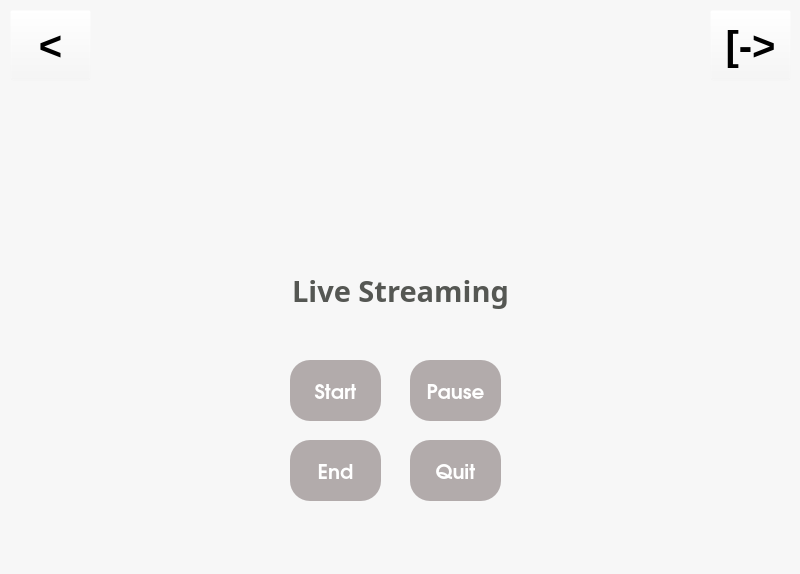
<?xml version="1.0" encoding="UTF-8"?>
<ui version="4.0">
 <class>MainWindow</class>
 <widget class="QMainWindow" name="MainWindow">
  <property name="geometry">
   <rect>
    <x>0</x>
    <y>0</y>
    <width>800</width>
    <height>574</height>
   </rect>
  </property>
  <property name="windowTitle">
   <string>MainWindow</string>
  </property>
  <property name="styleSheet">
   <string notr="true">background-color: rgb(247, 247, 247);</string>
  </property>
  <widget class="QWidget" name="centralwidget">
   <widget class="QLabel" name="label_2">
    <property name="geometry">
     <rect>
      <x>240</x>
      <y>260</y>
      <width>321</width>
      <height>61</height>
     </rect>
    </property>
    <property name="font">
     <font>
      <family>Ubuntu Condensed</family>
      <pointsize>22</pointsize>
      <weight>75</weight>
      <bold>true</bold>
     </font>
    </property>
    <property name="styleSheet">
     <string notr="true">color: rgb(85, 87, 83);</string>
    </property>
    <property name="text">
     <string>Live Streaming</string>
    </property>
    <property name="alignment">
     <set>Qt::AlignCenter</set>
    </property>
   </widget>
   <widget class="QPushButton" name="quit">
    <property name="geometry">
     <rect>
      <x>410</x>
      <y>440</y>
      <width>91</width>
      <height>61</height>
     </rect>
    </property>
    <property name="font">
     <font>
      <family>URW Gothic L</family>
      <pointsize>15</pointsize>
      <weight>75</weight>
      <bold>true</bold>
     </font>
    </property>
    <property name="styleSheet">
     <string notr="true">background-color:rgb(178, 171, 171);
color: rgb(255, 255, 255);
border-radius: 20px;</string>
    </property>
    <property name="text">
     <string>Quit</string>
    </property>
   </widget>
   <widget class="QPushButton" name="logout">
    <property name="geometry">
     <rect>
      <x>710</x>
      <y>10</y>
      <width>81</width>
      <height>71</height>
     </rect>
    </property>
    <property name="font">
     <font>
      <pointsize>30</pointsize>
      <weight>75</weight>
      <bold>true</bold>
     </font>
    </property>
    <property name="styleSheet">
     <string notr="true">background-color: rgb(247, 247, 247,0);</string>
    </property>
    <property name="text">
     <string>[-&gt;</string>
    </property>
   </widget>
   <widget class="QPushButton" name="end">
    <property name="geometry">
     <rect>
      <x>290</x>
      <y>440</y>
      <width>91</width>
      <height>61</height>
     </rect>
    </property>
    <property name="font">
     <font>
      <family>URW Gothic L</family>
      <pointsize>15</pointsize>
      <weight>75</weight>
      <bold>true</bold>
     </font>
    </property>
    <property name="styleSheet">
     <string notr="true">background-color:rgb(178, 171, 171);
color: rgb(255, 255, 255);
border-radius: 20px;</string>
    </property>
    <property name="text">
     <string>End</string>
    </property>
   </widget>
   <widget class="QPushButton" name="pause">
    <property name="geometry">
     <rect>
      <x>410</x>
      <y>360</y>
      <width>91</width>
      <height>61</height>
     </rect>
    </property>
    <property name="font">
     <font>
      <family>URW Gothic L</family>
      <pointsize>15</pointsize>
      <weight>75</weight>
      <bold>true</bold>
     </font>
    </property>
    <property name="styleSheet">
     <string notr="true">background-color:rgb(178, 171, 171);
color: rgb(255, 255, 255);
border-radius: 20px;</string>
    </property>
    <property name="text">
     <string>Pause</string>
    </property>
   </widget>
   <widget class="QPushButton" name="start">
    <property name="geometry">
     <rect>
      <x>290</x>
      <y>360</y>
      <width>91</width>
      <height>61</height>
     </rect>
    </property>
    <property name="font">
     <font>
      <family>URW Gothic L</family>
      <pointsize>15</pointsize>
      <weight>75</weight>
      <bold>true</bold>
     </font>
    </property>
    <property name="styleSheet">
     <string notr="true">background-color:rgb(178, 171, 171);
color: rgb(255, 255, 255);
border-radius: 20px;</string>
    </property>
    <property name="text">
     <string>Start</string>
    </property>
   </widget>
   <widget class="QLabel" name="label">
    <property name="geometry">
     <rect>
      <x>270</x>
      <y>60</y>
      <width>271</width>
      <height>171</height>
     </rect>
    </property>
    <property name="text">
     <string/>
    </property>
    <property name="pixmap">
     <pixmap>logo/logo.jpg</pixmap>
    </property>
    <property name="scaledContents">
     <bool>true</bool>
    </property>
   </widget>
   <widget class="QPushButton" name="back">
    <property name="geometry">
     <rect>
      <x>10</x>
      <y>10</y>
      <width>81</width>
      <height>71</height>
     </rect>
    </property>
    <property name="font">
     <font>
      <pointsize>30</pointsize>
      <weight>75</weight>
      <bold>true</bold>
     </font>
    </property>
    <property name="styleSheet">
     <string notr="true">background-color: rgb(247, 247, 247,0);</string>
    </property>
    <property name="text">
     <string>&lt;</string>
    </property>
   </widget>
  </widget>
  <widget class="QStatusBar" name="statusbar"/>
 </widget>
 <resources/>
 <connections/>
</ui>
